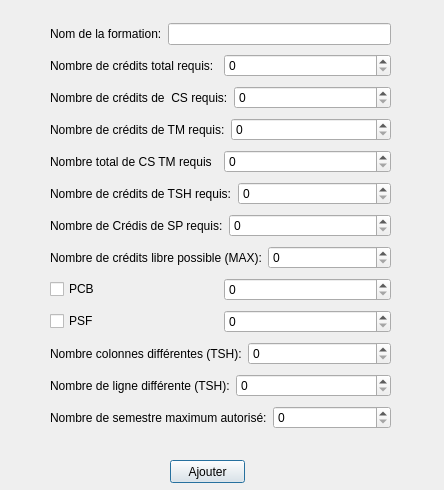
<?xml version="1.0" encoding="UTF-8"?>
<ui version="4.0">
 <class>FormationDialog</class>
 <widget class="QDialog" name="FormationDialog">
  <property name="geometry">
   <rect>
    <x>0</x>
    <y>0</y>
    <width>444</width>
    <height>490</height>
   </rect>
  </property>
  <property name="windowTitle">
   <string>Dialog</string>
  </property>
  <widget class="QPushButton" name="addFormation">
   <property name="geometry">
    <rect>
     <x>170</x>
     <y>460</y>
     <width>75</width>
     <height>23</height>
    </rect>
   </property>
   <property name="text">
    <string>Ajouter</string>
   </property>
  </widget>
  <widget class="QWidget" name="layoutWidget">
   <property name="geometry">
    <rect>
     <x>50</x>
     <y>20</y>
     <width>341</width>
     <height>421</height>
    </rect>
   </property>
   <layout class="QVBoxLayout" name="verticalLayout">
    <item>
     <layout class="QHBoxLayout" name="horizontalLayout">
      <item>
       <widget class="QLabel" name="nomFormlabel">
        <property name="text">
         <string>Nom de la formation:</string>
        </property>
       </widget>
      </item>
      <item>
       <widget class="QLineEdit" name="nomFormationLineEdit"/>
      </item>
     </layout>
    </item>
    <item>
     <layout class="QHBoxLayout" name="horizontalLayout_2">
      <item>
       <widget class="QLabel" name="nbCreditTotalLabel">
        <property name="text">
         <string>Nombre de crédits total requis:</string>
        </property>
       </widget>
      </item>
      <item>
       <widget class="QSpinBox" name="CreditSspinBox">
        <property name="maximum">
         <number>300</number>
        </property>
        <property name="value">
         <number>0</number>
        </property>
       </widget>
      </item>
     </layout>
    </item>
    <item>
     <layout class="QHBoxLayout" name="horizontalLayout_3">
      <item>
       <widget class="QLabel" name="nbCSlabel">
        <property name="text">
         <string>Nombre de crédits de  CS requis:</string>
        </property>
       </widget>
      </item>
      <item>
       <widget class="QSpinBox" name="CSspinBox"/>
      </item>
     </layout>
    </item>
    <item>
     <layout class="QHBoxLayout" name="horizontalLayout_4">
      <item>
       <widget class="QLabel" name="nbTMLabel">
        <property name="text">
         <string>Nombre de crédits de TM requis:</string>
        </property>
       </widget>
      </item>
      <item>
       <widget class="QSpinBox" name="TMspinBox"/>
      </item>
     </layout>
    </item>
    <item>
     <layout class="QHBoxLayout" name="horizontalLayout_13">
      <item>
       <widget class="QLabel" name="label">
        <property name="text">
         <string>Nombre total de CS TM requis</string>
        </property>
       </widget>
      </item>
      <item>
       <widget class="QSpinBox" name="CSTMTotalSpinBox"/>
      </item>
     </layout>
    </item>
    <item>
     <layout class="QHBoxLayout" name="horizontalLayout_5">
      <item>
       <widget class="QLabel" name="nbTSHlebel">
        <property name="text">
         <string>Nombre de crédits de TSH requis:</string>
        </property>
       </widget>
      </item>
      <item>
       <widget class="QSpinBox" name="TSHspinBox"/>
      </item>
     </layout>
    </item>
    <item>
     <layout class="QHBoxLayout" name="horizontalLayout_6">
      <item>
       <widget class="QLabel" name="nbSPlabel">
        <property name="text">
         <string>Nombre de Crédis de SP requis:</string>
        </property>
       </widget>
      </item>
      <item>
       <widget class="QSpinBox" name="SPspinBox">
        <property name="maximum">
         <number>150</number>
        </property>
       </widget>
      </item>
     </layout>
    </item>
    <item>
     <layout class="QHBoxLayout" name="horizontalLayout_7">
      <item>
       <widget class="QLabel" name="nbCrditsMaxLevel">
        <property name="text">
         <string>Nombre de crédits libre possible (MAX):</string>
        </property>
       </widget>
      </item>
      <item>
       <widget class="QSpinBox" name="creditsLibrEspinBox">
        <property name="maximum">
         <number>30</number>
        </property>
       </widget>
      </item>
     </layout>
    </item>
    <item>
     <layout class="QHBoxLayout" name="horizontalLayout_8">
      <item>
       <widget class="QCheckBox" name="PCBcheckBox">
        <property name="text">
         <string>PCB</string>
        </property>
       </widget>
      </item>
      <item>
       <widget class="QSpinBox" name="PCBspinBox">
        <property name="maximum">
         <number>150</number>
        </property>
       </widget>
      </item>
     </layout>
    </item>
    <item>
     <layout class="QHBoxLayout" name="horizontalLayout_9">
      <item>
       <widget class="QCheckBox" name="PSFcheckBox">
        <property name="text">
         <string>PSF</string>
        </property>
       </widget>
      </item>
      <item>
       <widget class="QSpinBox" name="PSFspinBox">
        <property name="maximum">
         <number>150</number>
        </property>
       </widget>
      </item>
     </layout>
    </item>
    <item>
     <layout class="QHBoxLayout" name="horizontalLayout_10">
      <item>
       <widget class="QLabel" name="nbColTSHLabel">
        <property name="text">
         <string>Nombre colonnes différentes (TSH):</string>
        </property>
       </widget>
      </item>
      <item>
       <widget class="QSpinBox" name="nbColTSHspinBox">
        <property name="maximum">
         <number>3</number>
        </property>
       </widget>
      </item>
     </layout>
    </item>
    <item>
     <layout class="QHBoxLayout" name="horizontalLayout_11">
      <item>
       <widget class="QLabel" name="nbLLigneTSHLabel">
        <property name="text">
         <string>Nombre de ligne différente (TSH):</string>
        </property>
       </widget>
      </item>
      <item>
       <widget class="QSpinBox" name="nbLigneTSHspinBox">
        <property name="maximum">
         <number>3</number>
        </property>
       </widget>
      </item>
     </layout>
    </item>
    <item>
     <layout class="QHBoxLayout" name="horizontalLayout_12">
      <item>
       <widget class="QLabel" name="nbSemestreMaxPossibleLabel">
        <property name="text">
         <string>Nombre de semestre maximum autorisé:</string>
        </property>
       </widget>
      </item>
      <item>
       <widget class="QSpinBox" name="nbSemesMaXspinBox">
        <property name="maximum">
         <number>15</number>
        </property>
       </widget>
      </item>
     </layout>
    </item>
   </layout>
  </widget>
  <zorder>layoutWidget</zorder>
  <zorder>addFormation</zorder>
 </widget>
 <resources/>
 <connections/>
</ui>
